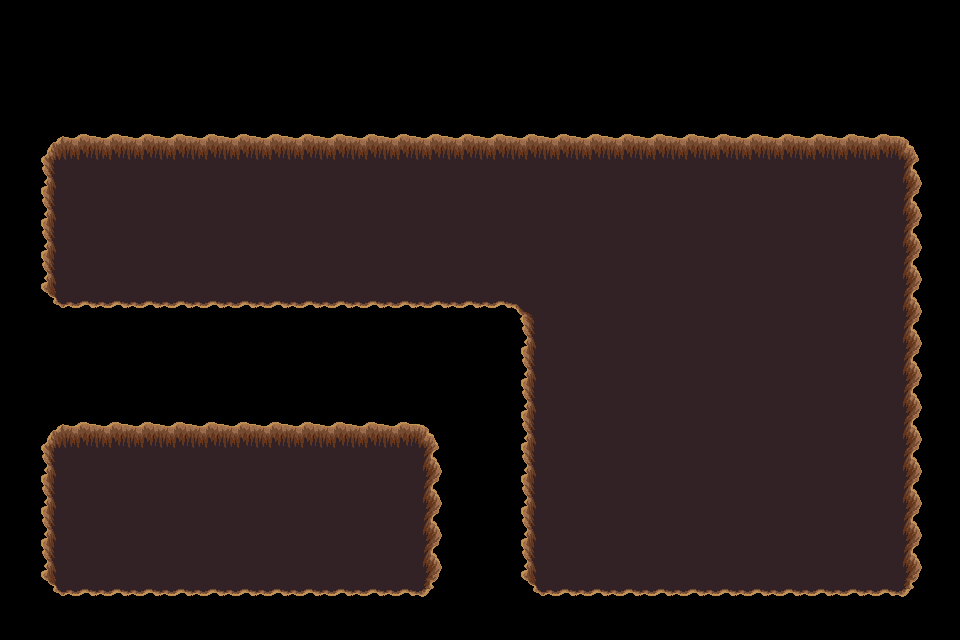

A level layout from a 2D game, rendered from its tile map. Below: a short description, then the map file with its tile-grid data intact:
An orthogonal 30x20 tile map with 32x32 px tiles, 1 tile layer (trou), 2 tilesets.

<map version="1.5" tiledversion="1.7.2" orientation="orthogonal" renderorder="right-down" width="30" height="20" tilewidth="32" tileheight="32" infinite="0" nextlayerid="9" nextobjectid="1">
 <tileset firstgid="1" source="../../../dungeon_green.tsx" />
 <tileset firstgid="530" source="../../../dungeon.tsx" />
 <layer id="8" name="trou" width="30" height="20">
  <data encoding="csv">
0,0,0,0,0,0,0,0,0,0,0,0,0,0,0,0,0,0,0,0,0,0,0,0,0,0,0,0,0,0,
0,0,0,0,0,0,0,0,0,0,0,0,0,0,0,0,0,0,0,0,0,0,0,0,0,0,0,0,0,0,
0,0,0,0,0,0,0,0,0,0,0,0,0,0,0,0,0,0,0,0,0,0,0,0,0,0,0,0,0,0,
0,0,0,0,0,0,0,0,0,0,0,0,0,0,0,0,0,0,0,0,0,0,0,0,0,0,0,0,0,0,
0,432,433,433,433,433,433,433,433,433,433,433,433,433,433,433,433,433,433,433,433,433,433,433,433,433,433,433,434,0,
0,455,456,456,456,456,456,456,456,456,456,456,456,456,456,456,456,456,456,456,456,456,456,456,456,456,456,456,457,0,
0,455,456,456,456,456,456,456,456,456,456,456,456,456,456,456,456,456,456,456,456,456,456,456,456,456,456,456,457,0,
0,455,456,456,456,456,456,456,456,456,456,456,456,456,456,456,456,456,456,456,456,456,456,456,456,456,456,456,457,0,
0,455,456,456,456,456,456,456,456,456,456,456,456,456,456,456,456,456,456,456,456,456,456,456,456,456,456,456,457,0,
0,478,479,479,479,479,479,479,479,479,479,479,479,479,479,479,388,456,456,456,456,456,456,456,456,456,456,456,457,0,
0,0,0,0,0,0,0,0,0,0,0,0,0,0,0,0,455,456,456,456,456,456,456,456,456,456,456,456,457,0,
0,0,0,0,0,0,0,0,0,0,0,0,0,0,0,0,455,456,456,456,456,456,456,456,456,456,456,456,457,0,
0,0,0,0,0,0,0,0,0,0,0,0,0,0,0,0,455,456,456,456,456,456,456,456,456,456,456,456,457,0,
0,432,433,433,433,433,433,433,433,433,433,433,433,434,0,0,455,456,456,456,456,456,456,456,456,456,456,456,457,0,
0,455,456,456,456,456,456,456,456,456,456,456,456,457,0,0,455,456,456,456,456,456,456,456,456,456,456,456,457,0,
0,455,456,456,456,456,456,456,456,456,456,456,456,457,0,0,455,456,456,456,456,456,456,456,456,456,456,456,457,0,
0,455,456,456,456,456,456,456,456,456,456,456,456,457,0,0,455,456,456,456,456,456,456,456,456,456,456,456,457,0,
0,455,456,456,456,456,456,456,456,456,456,456,456,457,0,0,455,456,456,456,456,456,456,456,456,456,456,456,457,0,
0,478,479,479,479,479,479,479,479,479,479,479,479,480,0,0,478,479,479,479,479,479,479,479,479,479,479,479,480,0,
0,0,0,0,0,0,0,0,0,0,0,0,0,0,0,0,0,0,0,0,0,0,0,0,0,0,0,0,0,0
</data>
 </layer>
</map>